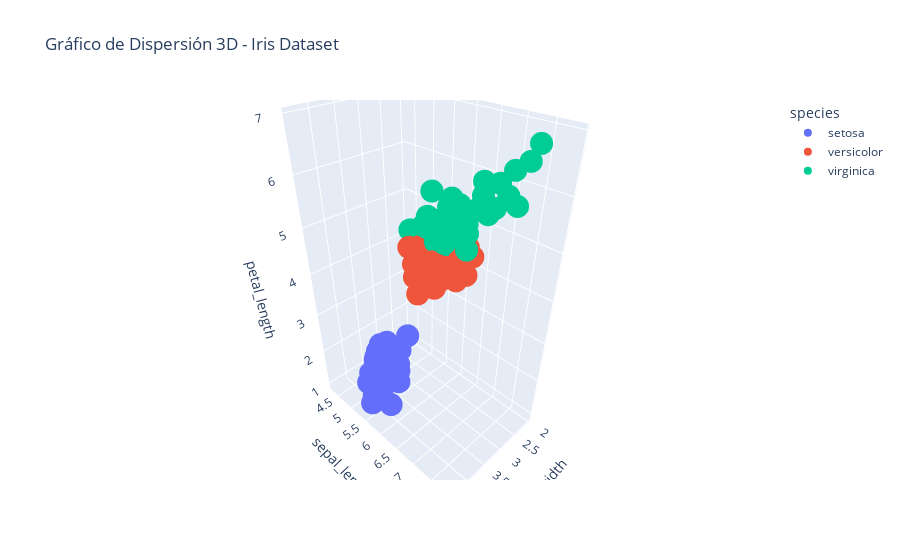

Notebook code for this chart:
### Code cell
# Gráfico de dispersión 3D
import plotly.express as px
# Cargar un conjunto de datos de ejemplo
df = px.data.iris()
# Crear un gráfico de dispersión 3D
fig = px.scatter_3d(df, x='sepal_width', y='sepal_length', z='petal_length',
                    color='species', title='Gráfico de Dispersión 3D - Iris Dataset')
# Mostrar el gráfico
fig.show()

### Figure 1 — Plotly figure (JSON) as saved in the notebook; plotly's stock layout.template omitted (floating-point values rounded to 4 significant figures)
{"data": [{"hovertemplate": "species=setosa<br>sepal_width=%{x}<br>sepal_length=%{y}<br>petal_length=%{z}<extra></extra>", "legendgroup": "setosa", "marker": {"color": "#636efa", "symbol": "circle"}, "mode": "markers", "name": "setosa", "scene": "scene", "showlegend": true, "x": [3.5, 3.0, 3.2, 3.1, 3.6, 3.9, 3.4, 3.4, 2.9, 3.1, 3.7, 3.4, 3.0, 3.0, 4.0, 4.4, 3.9, 3.5, 3.8, 3.8, 3.4, 3.7, 3.6, 3.3, 3.4, 3.0, 3.4, 3.5, 3.4, 3.2, 3.1, 3.4, 4.1, 4.2, 3.1, 3.2, 3.5, 3.1, 3.0, 3.4, 3.5, 2.3, 3.2, 3.5, 3.8, 3.0, 3.8, 3.2, 3.7, 3.3], "y": [5.1, 4.9, 4.7, 4.6, 5.0, 5.4, 4.6, 5.0, 4.4, 4.9, 5.4, 4.8, 4.8, 4.3, 5.8, 5.7, 5.4, 5.1, 5.7, 5.1, 5.4, 5.1, 4.6, 5.1, 4.8, 5.0, 5.0, 5.2, 5.2, 4.7, 4.8, 5.4, 5.2, 5.5, 4.9, 5.0, 5.5, 4.9, 4.4, 5.1, 5.0, 4.5, 4.4, 5.0, 5.1, 4.8, 5.1, 4.6, 5.3, 5.0], "z": [1.4, 1.4, 1.3, 1.5, 1.4, 1.7, 1.4, 1.5, 1.4, 1.5, 1.5, 1.6, 1.4, 1.1, 1.2, 1.5, 1.3, 1.4, 1.7, 1.5, 1.7, 1.5, 1.0, 1.7, 1.9, 1.6, 1.6, 1.5, 1.4, 1.6, 1.6, 1.5, 1.5, 1.4, 1.5, 1.2, 1.3, 1.5, 1.3, 1.5, 1.3, 1.3, 1.3, 1.6, 1.9, 1.4, 1.6, 1.4, 1.5, 1.4], "type": "scatter3d"}, {"hovertemplate": "species=versicolor<br>sepal_width=%{x}<br>sepal_length=%{y}<br>petal_length=%{z}<extra></extra>", "legendgroup": "versicolor", "marker": {"color": "#EF553B", "symbol": "circle"}, "mode": "markers", "name": "versicolor", "scene": "scene", "showlegend": true, "x": [3.2, 3.2, 3.1, 2.3, 2.8, 2.8, 3.3, 2.4, 2.9, 2.7, 2.0, 3.0, 2.2, 2.9, 2.9, 3.1, 3.0, 2.7, 2.2, 2.5, 3.2, 2.8, 2.5, 2.8, 2.9, 3.0, 2.8, 3.0, 2.9, 2.6, 2.4, 2.4, 2.7, 2.7, 3.0, 3.4, 3.1, 2.3, 3.0, 2.5, 2.6, 3.0, 2.6, 2.3, 2.7, 3.0, 2.9, 2.9, 2.5, 2.8], "y": [7.0, 6.4, 6.9, 5.5, 6.5, 5.7, 6.3, 4.9, 6.6, 5.2, 5.0, 5.9, 6.0, 6.1, 5.6, 6.7, 5.6, 5.8, 6.2, 5.6, 5.9, 6.1, 6.3, 6.1, 6.4, 6.6, 6.8, 6.7, 6.0, 5.7, 5.5, 5.5, 5.8, 6.0, 5.4, 6.0, 6.7, 6.3, 5.6, 5.5, 5.5, 6.1, 5.8, 5.0, 5.6, 5.7, 5.7, 6.2, 5.1, 5.7], "z": [4.7, 4.5, 4.9, 4.0, 4.6, 4.5, 4.7, 3.3, 4.6, 3.9, 3.5, 4.2, 4.0, 4.7, 3.6, 4.4, 4.5, 4.1, 4.5, 3.9, 4.8, 4.0, 4.9, 4.7, 4.3, 4.4, 4.8, 5.0, 4.5, 3.5, 3.8, 3.7, 3.9, 5.1, 4.5, 4.5, 4.7, 4.4, 4.1, 4.0, 4.4, 4.6, 4.0, 3.3, 4.2, 4.2, 4.2, 4.3, 3.0, 4.1], "type": "scatter3d"}, {"hovertemplate": "species=virginica<br>sepal_width=%{x}<br>sepal_length=%{y}<br>petal_length=%{z}<extra></extra>", "legendgroup": "virginica", "marker": {"color": "#00cc96", "symbol": "circle"}, "mode": "markers", "name": "virginica", "scene": "scene", "showlegend": true, "x": [3.3, 2.7, 3.0, 2.9, 3.0, 3.0, 2.5, 2.9, 2.5, 3.6, 3.2, 2.7, 3.0, 2.5, 2.8, 3.2, 3.0, 3.8, 2.6, 2.2, 3.2, 2.8, 2.8, 2.7, 3.3, 3.2, 2.8, 3.0, 2.8, 3.0, 2.8, 3.8, 2.8, 2.8, 2.6, 3.0, 3.4, 3.1, 3.0, 3.1, 3.1, 3.1, 2.7, 3.2, 3.3, 3.0, 2.5, 3.0, 3.4, 3.0], "y": [6.3, 5.8, 7.1, 6.3, 6.5, 7.6, 4.9, 7.3, 6.7, 7.2, 6.5, 6.4, 6.8, 5.7, 5.8, 6.4, 6.5, 7.7, 7.7, 6.0, 6.9, 5.6, 7.7, 6.3, 6.7, 7.2, 6.2, 6.1, 6.4, 7.2, 7.4, 7.9, 6.4, 6.3, 6.1, 7.7, 6.3, 6.4, 6.0, 6.9, 6.7, 6.9, 5.8, 6.8, 6.7, 6.7, 6.3, 6.5, 6.2, 5.9], "z": [6.0, 5.1, 5.9, 5.6, 5.8, 6.6, 4.5, 6.3, 5.8, 6.1, 5.1, 5.3, 5.5, 5.0, 5.1, 5.3, 5.5, 6.7, 6.9, 5.0, 5.7, 4.9, 6.7, 4.9, 5.7, 6.0, 4.8, 4.9, 5.6, 5.8, 6.1, 6.4, 5.6, 5.1, 5.6, 6.1, 5.6, 5.5, 4.8, 5.4, 5.6, 5.1, 5.1, 5.9, 5.7, 5.2, 5.0, 5.2, 5.4, 5.1], "type": "scatter3d"}], "layout": {"scene": {"domain": {"x": [0, 1], "y": [0, 1]}, "xaxis": {"title": {"text": "sepal_width"}}, "yaxis": {"title": {"text": "sepal_length"}}, "zaxis": {"title": {"text": "petal_length"}}}, "legend": {"title": {"text": "species"}, "tracegroupgap": 0}, "title": {"text": "Gráfico de Dispersión 3D - Iris Dataset"}}}
